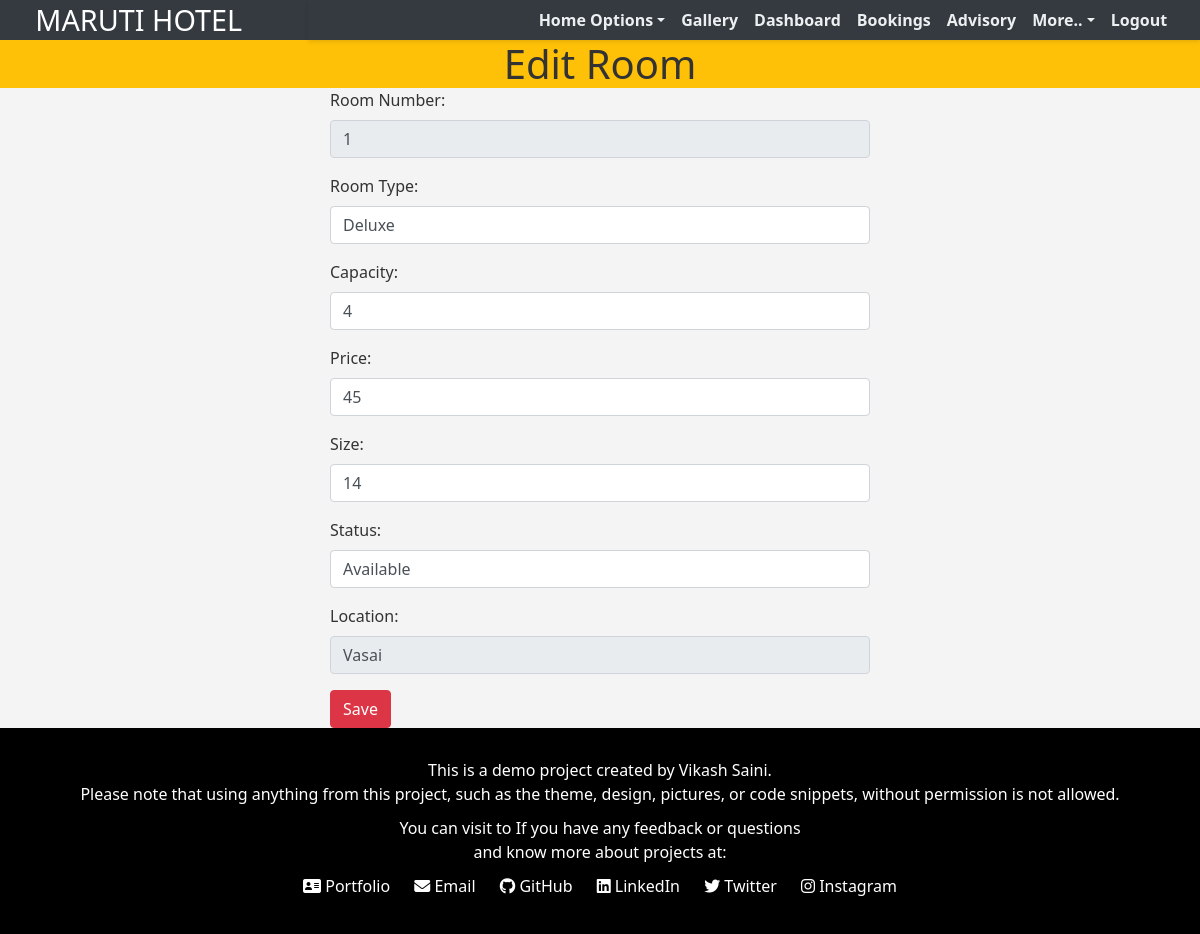
Screenshot of /staff/panel/edit-room?roomid=1 (signed in) with the database file from the repository.
### krishna/models.py (models this page shows, shortened)
class Rooms(models.Model):
    ROOM_STATUS = (
    ("1", "available"),
    ("2", "not available"),
    )
    ROOM_TYPE = (
    ("1", "premium"),
    ("2", "deluxe"),
    ("3","basic"),
    )
    room_type = models.CharField(max_length=50,choices = ROOM_TYPE)
    capacity = models.IntegerField()
    price = models.IntegerField()
    size = models.IntegerField()
    hotel = models.ForeignKey(Hotels, on_delete = models.CASCADE)
    status = models.CharField(choices =ROOM_STATUS,max_length = 15)
    roomnumber = models.IntegerField()

class Hotels(models.Model):
    name = models.CharField(max_length=30,default="krishna")
    owner = models.CharField(max_length=20)
    location = models.CharField(max_length=50)
    state = models.CharField(max_length=50,default="maharashtra")
    country = models.CharField(max_length=50,default="india")

### krishna/views.py (the view)
# urls.py: path('staff/panel/edit-room', views.edit_room),
@login_required(login_url='/staff')
def edit_room(request):
    if request.user.is_staff == False:
        return HttpResponse('Access Denied')
    if request.method == 'POST' and request.user.is_staff:
        print(request.POST)
        old_room = Rooms.objects.all().get(id= int(request.POST['roomid']))
        hotel = Hotels.objects.all().get(id=int(request.POST['hotel']))
        old_room.room_type  = request.POST['roomtype']
        old_room.capacity   =int(request.POST['capacity'])
        old_room.price      = int(request.POST['price'])
        old_room.size       = int(request.POST['size'])
        old_room.hotel      = hotel
        old_room.status     = request.POST['status']
        old_room.room_number=int(request.POST['roomnumber'])
        old_room.save()
        messages.success(request,"Room Details Updated Successfully")
        return redirect('staffpanel')
    else:
        room_id = request.GET['roomid']
        room = Rooms.objects.all().get(id=room_id)
        response = render(request,'staff/editroom.html',{'room':room})
        return HttpResponse(response)

### templates/staff/editroom.html (shortened to what this page needs)
{% extends 'basic.html' %}
{% block body %}
<h1 class="text-center bg-warning my-0">Edit Room</h1>
    <div class="container">
        <div class="row">
            <div class="col-md-6 col-lg-6 col-xlg-6 col-sm-12 mx-auto">
                <form action="/staff/panel/edit-room/edit" method="POST">
                    <div class="form-group">
                        <label for="pwd">Room Number:</label>
                        <input type="number" class="form-control" id="roomnumber" name="roomnumber" value="{{room.roomnumber}}" disabled>
                    </div>
                    <div class="form-group">
                        <label for="email">Room Type:</label>
                        <select class="form-control" name="roomtype" id="roomtype">
                            <option  value=2>Deluxe</option>
                        </select>
                    </div>
                    <div class="form-group">
                        <label for="pwd">Capacity:</label>
                        <input type="number" class="form-control " id="capacity" name="capacity" value="{{room.capacity}}">
                    </div>
                    <div class="form-group">
                        <label for="pwd">Price:</label>
                        <input type="mumber" class="form-control " id="price" name="price" value="{{room.price}}">
                    </div>
                    <div class="form-group">
                        <label for="pwd">Size:</label>
                        <input type="number" class="form-control " id="size" name="size" value="{{room.size}}">
                    </div>
                    <div class="form-group">
                        <label for="pwd">Status:</label>
                        <select class="form-control" name="status" id="status">
                            <option value="1">Available</option>
                        </select>
                    </div>
                    <div class="form-group">
                        <label for="pwd">Location:</label>
                        <input type="text" class="form-control " id="hotel" name="hotel" value="{{room.hotel.location}}" disabled>
                    </div>
                    <button type="submit" class="btn btn-danger">Save</button>
                </form>
            </div>
        </div>
    </div>
{% endblock body %}

### templates/staff/editroom.html (style rules this page uses)
body { min-height: 100vh; }

### templates/basic.html (style rules this page uses)
body { font-family: 'Arial', sans-serif; margin: 0; padding: 0; background-color: #f4f4f4; color: #333; }
body { font-family: 'Segoe UI', Tahoma, Geneva, Verdana, sans-serif; margin: 0; padding: 0; }

### rows the page displays
Rooms: roomnumber "1", capacity "4", price "45", size "14", hotel "Vasai"
